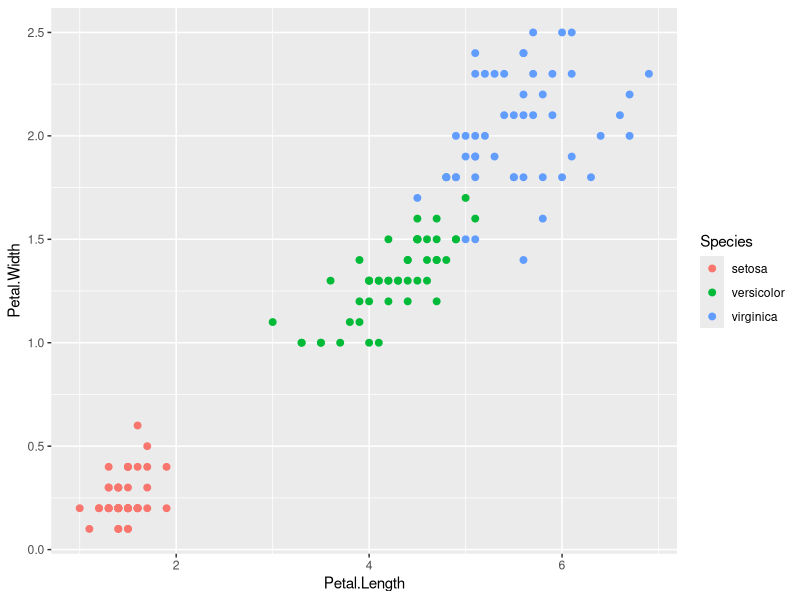
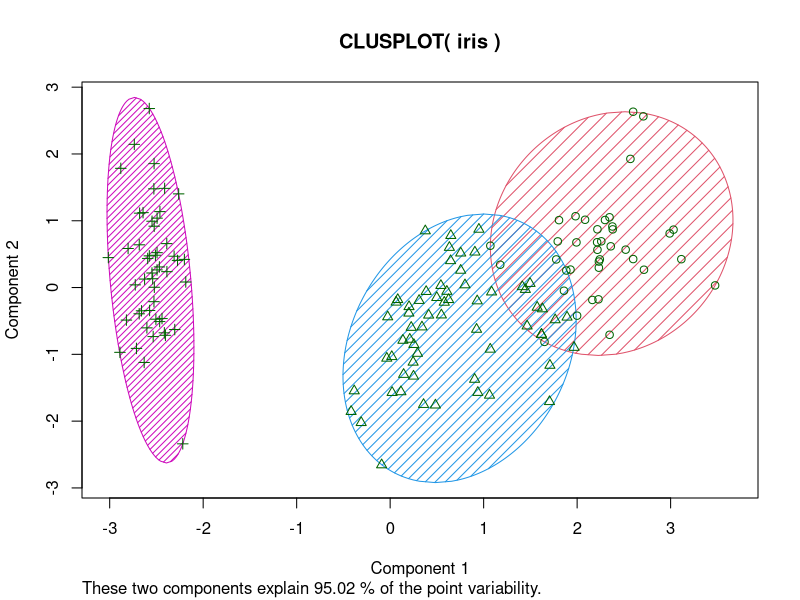
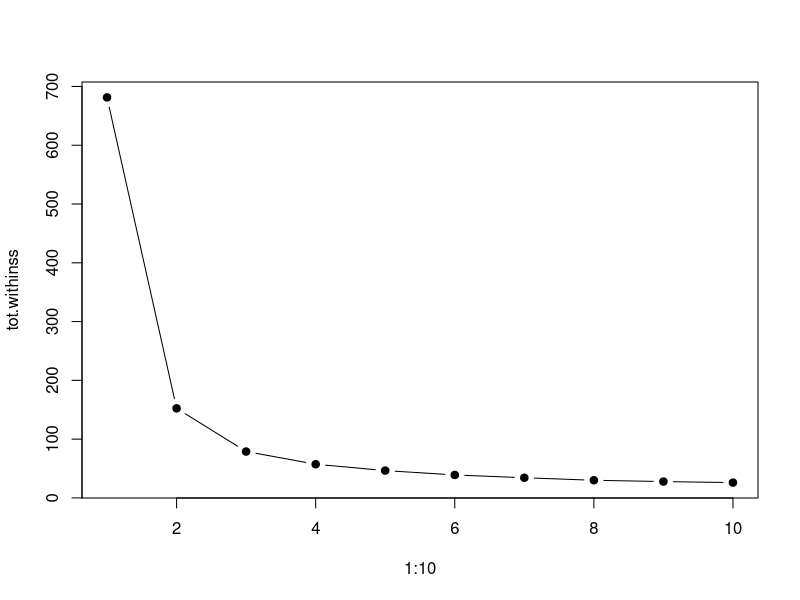

Recreate these plots in R, in order.
## ---- chunk 1
library(ggplot2)
library(cluster)

## ---- chunk 2
df <- iris
## ---- chunk 3
head(df)
## ---- chunk 4
colnames(df)
## ---- chunk 5
ggplot(df, aes(Petal.Length, Petal.Width)) + geom_point(aes(col=Species), size=2)
## ---- chunk 6
set.seed(101)
irisCluster <- kmeans(df[,1:4], center=3, nstart=20)
irisCluster
## ---- chunk 7
table(irisCluster$cluster, df$Species)
## ---- chunk 8
clusplot(iris, irisCluster$cluster, color=T, shade=T, labels=0, lines=0)
## ---- chunk 9
tot.withinss <- vector(mode="character", length=10)
for (i in 1:10){
  irisCluster <- kmeans(df[,1:4], center=i, nstart=20)
  tot.withinss[i] <- irisCluster$tot.withinss
}
plot(1:10, tot.withinss, type="b", pch=19)
